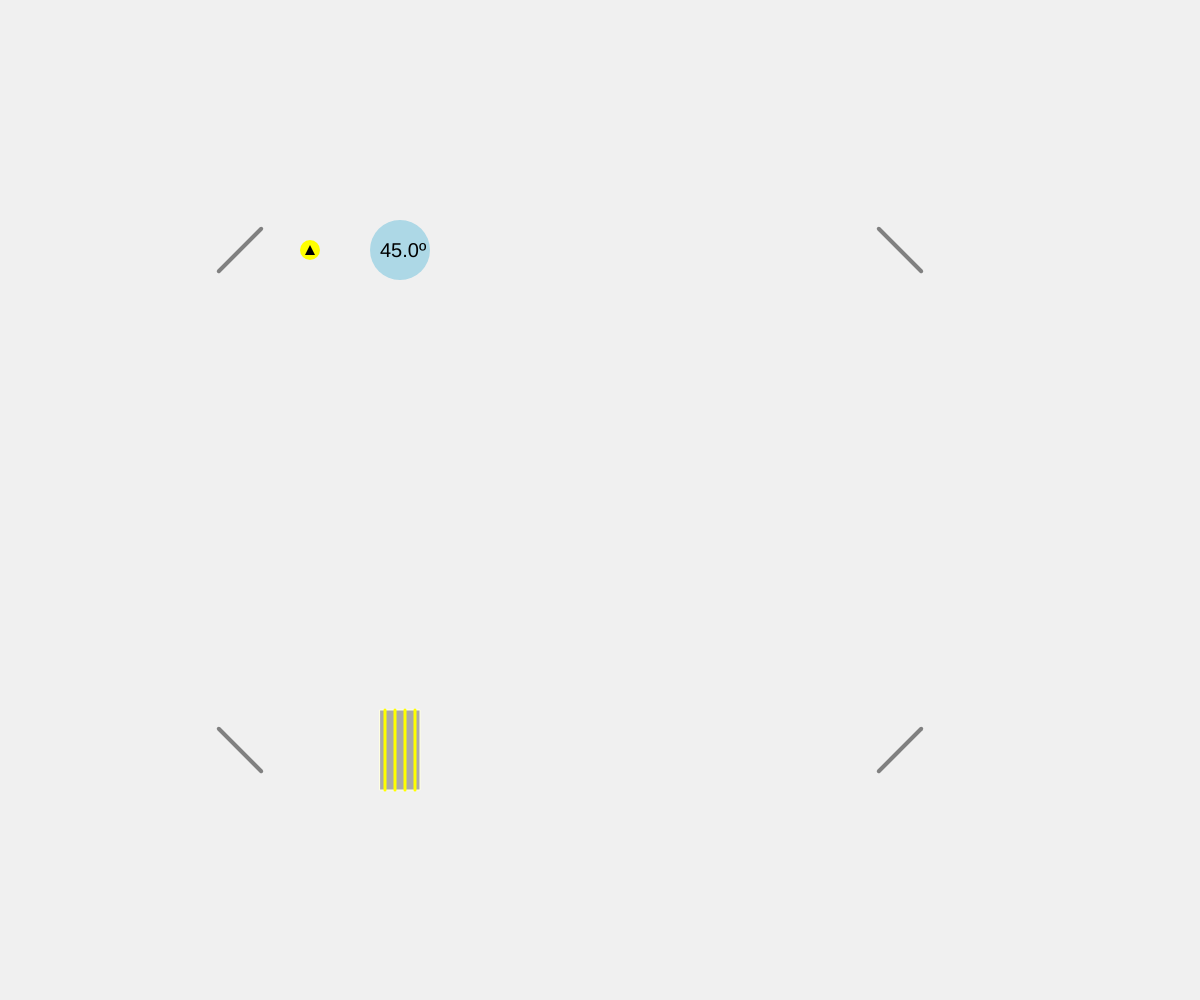
Frame 1 (no input)
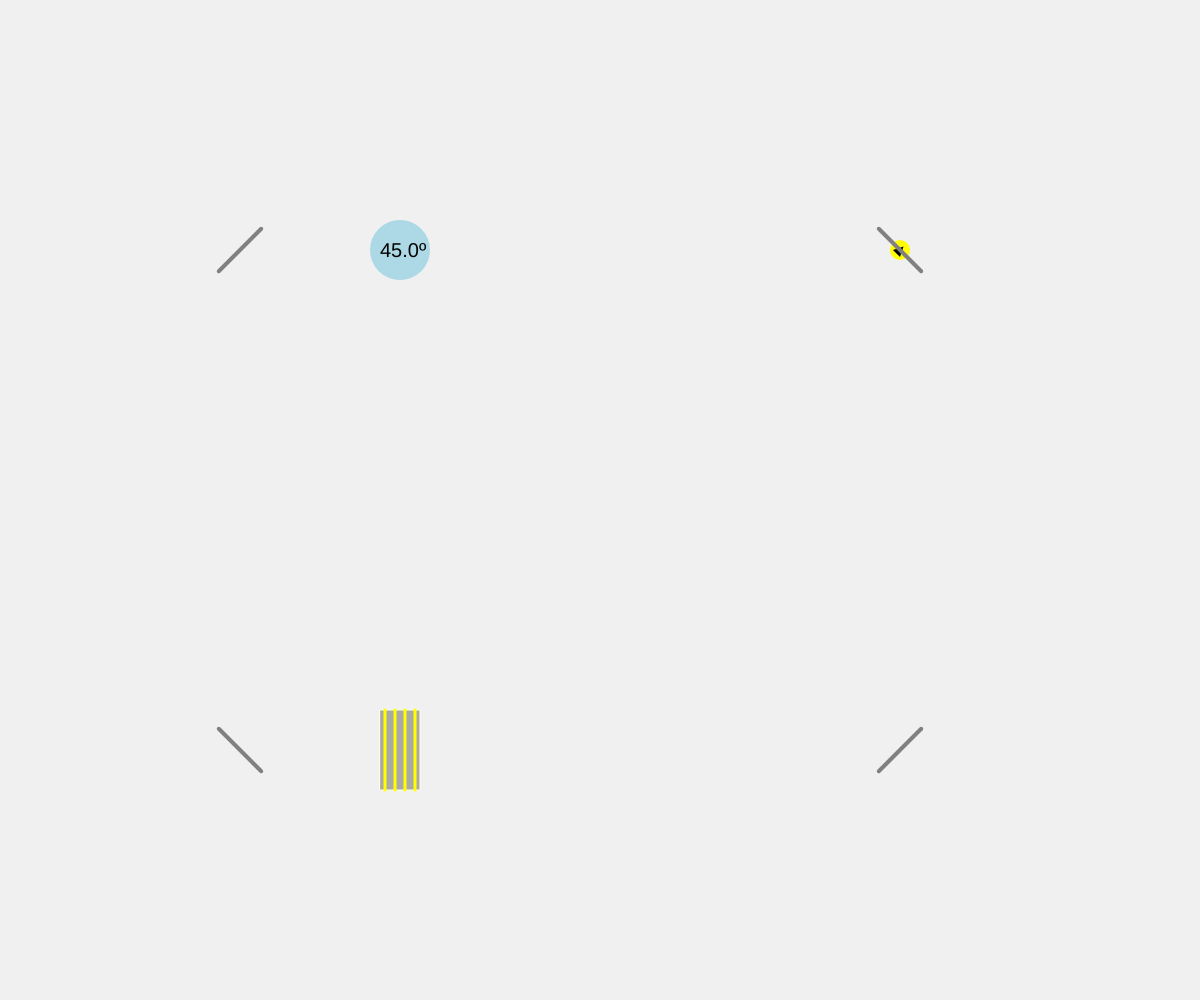
Frame 60 (no input)
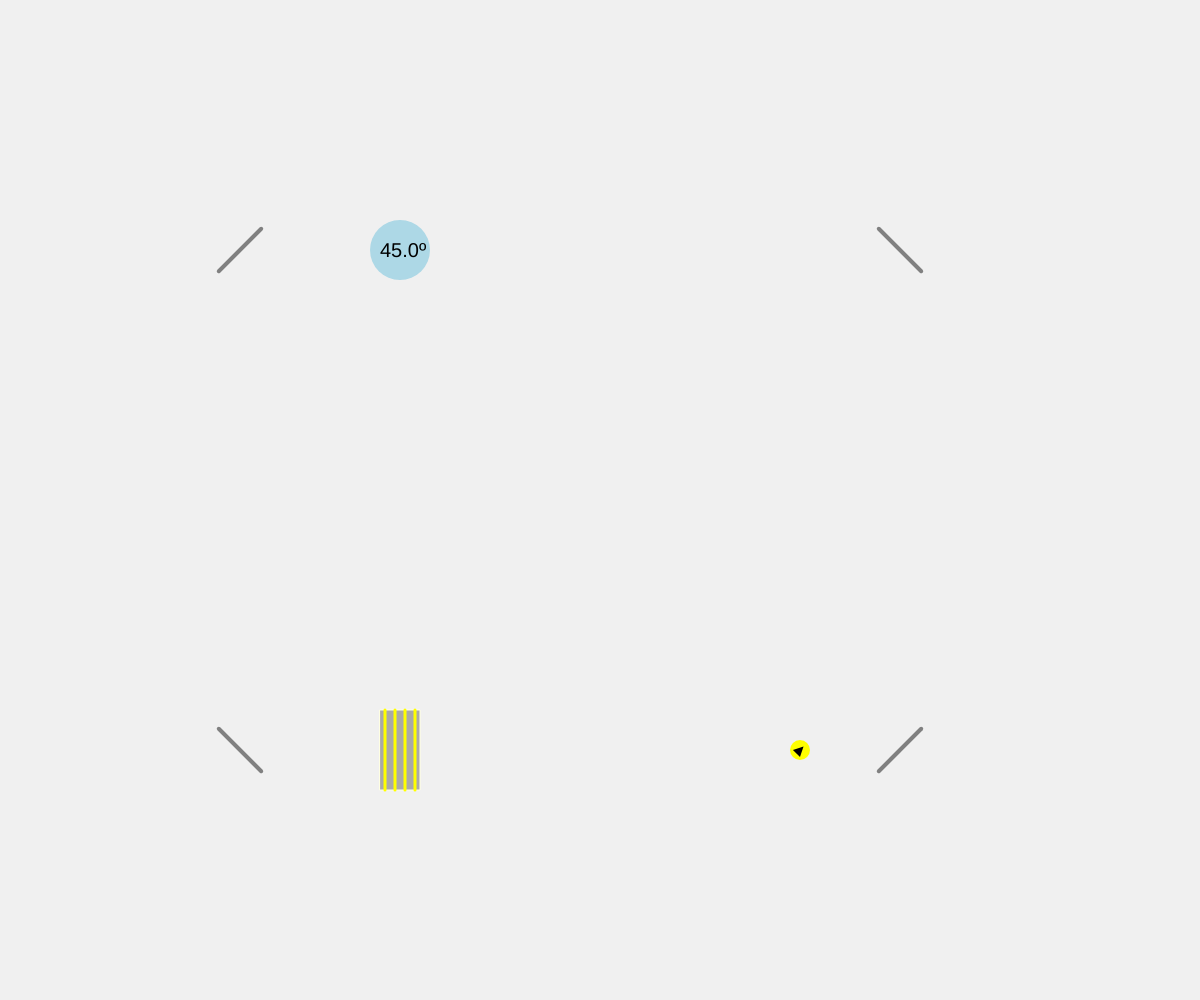
Frame 120 (the mouse pressed at the canvas centre since frame 60)

The p5.js sketch that drew these frames (run headless with seeded random() and noise() and a simulated clock; from frame 60 on, the mouse is pressed at the canvas centre):

// p5.js sketch
// ── sketch.js
let photons = [];
let filters = [];
let mirrors = [];
let waveplates = [];
let beamsplitters = [];

let standard_basis = [];

const SPEED = 10;

function setup() {
  createCanvas(windowWidth, windowHeight);
  angleMode(RADIANS);
  noStroke();

  standard_basis.push(createVector(1, 0));
  standard_basis.push(createVector(0, 1));

  initializeDraft();
}

function draw() {
  background(240);

  photons = photons.filter((p) => !p.absorbed);

  if (photons.length <= 0) {
    photons.push(new Photon(createVector(width/4, height/4), createVector(1, 0), createVector(1, 0)));
  }

  photons.forEach((p) => {
    p.update();
    p.draw();
  });

  filters.forEach((f) => {
    f.draw();
  });

  mirrors.forEach((m) => {
    m.draw();
  });

  waveplates.forEach((w) => {
    w.draw();
  });

  beamsplitters.forEach((b) => {
    b.draw();
  });
}

function initializeDraft() {

  photons.push(new Photon(createVector(width/4, height/4), createVector(1,0), createVector(1, 0)));
  waveplates.push(new Waveplate(createVector(width/3, height/4), PI/4));

  mirrors.push(new Mirror(createVector(3*width/4, height / 4), -PI/4));
  mirrors.push(new Mirror(createVector(3*width/4, 3*height / 4), PI/4));

  filters.push(new Filter(createVector(width/3, 3*height/4), createVector(1,0)))

  mirrors.push(new Mirror(createVector(width/5, 3*height / 4), -PI/4));
  mirrors.push(new Mirror(createVector(width/5, height / 4), PI/4));
}

// class Photon {
//   constructor() {
//     this.superpositions = [];
//   }
// }

class Photon {
  constructor(position, amplitudes, direction) {
    this.position = position
    this.amplitudes = amplitudes;
    this.direction = direction.mult(SPEED);
    this.rotation = atan2(this.amplitudes.y, this.amplitudes.x);;
    this.absorbed = false;
  }

  draw() {
    fill('yellow')
    circle(this.position.x, this.position.y, 20);
    
    push();
    translate(this.position.x, this.position.y);
    rotate(this.rotation);
    fill('black');
    triangle(-5, 5, 5, 5, 0, -5);
    pop();
  }

  update() {
    if (this.position.x > width) {
      this.position.x = 0;
    } else if (this.position.x < 0) {
      this.position.x = width;
    } else if (this.position.y > height) {
      this.position.y = 0;
    } else if (this.position.y < 0) {
      this.position.y = height;
    } else {
      this.position.add(this.direction);
    }

    filters.forEach((f) => {
      if (p5.Vector.dist(f.position, this.position) < SPEED) {
        [this.absorbed, this.amplitudes] = measure(this, f);
        this.rotation = atan2(this.amplitudes.y, this.amplitudes.x);
      }
    });

    mirrors.forEach((m) => {
      const distance = p5.Vector.dist(m.position, this.position);
    
      if (distance < SPEED) {
        const normal = p5.Vector.fromAngle(m.angle).normalize();

        const dotProduct = this.direction.dot(normal);
        const reflection = this.direction.sub(p5.Vector.mult(normal, 2 * dotProduct));
    
        this.direction = reflection.normalize().mult(SPEED);
      }
    });

    waveplates.forEach((w) => {
      if (p5.Vector.dist(w.position, this.position) < SPEED/2) {
        this.rotation += w.angle;
        this.amplitudes = p5.Vector.fromAngle(this.rotation);
      }
    });

    // beamsplitters.forEach((b) => {
    //   if (p5.Vector.dist(b.position, this.position) < 1) {
    //     // create two new superpositions
    //     const new_pos = this.position;
    //     const new_direction = 0;
    //     const new_amplitudes = this.amplitudes;
    //     const new_rotation = this.rotation;

    //     photons.push(new Photon())

    //   }
    // })

  }
}

class Beamsplitter {
  constructor(position) {
    this.position = position;
  }

  draw() {
    stroke('black')
    push();
    translate(this.position.x, this.position.y);
    rect(-20, -20, 40, 40);
    // line from top left to bottom right
    line(-20, -20, 20, 20);
    pop();

    noStroke();
  }
}

class Mirror {
  constructor(position, angle) {
    this.position = position;
    this.angle = angle;
  }

  draw() {

    push();
    stroke('grey');
    strokeWeight(4);
    translate(this.position.x, this.position.y);
    rotate(-this.angle);
    line(-30, 0, 30, 0);
    pop();
  }
}

class Waveplate {
  constructor(position, angle) {
    this.position = position;
    this.angle = angle;
    this.text = nf(degrees(this.angle), 1, 1);
  }

  draw() {

    push();
    fill('lightblue');
    translate(this.position.x, this.position.y);
    circle(0, 0, 60);
    textSize(20);
    fill('black');
    text(concat(this.text, "º"), -20, 7);
    pop();

  }
}

class Filter {
  constructor(position, polarization) {
    this.position = position;
    this.polarization = polarization; // measurement basis as a normalized vector
  }

  draw() {
 
    push();
    translate(this.position.x, this.position.y);
    fill('darkgrey');
    stroke('lightyellow')
    rect(-20, -40, 40, 80);

    stroke('yellow');
    strokeWeight(3);

    if (this.polarization.x === 1 & this.polarization.y === 0) {
      line(-5, -40, -5, 40);
      line(5, -40, 5, 40);
      line(-15, -40, -15, 40);
      line(15, -40, 15, 40);
    } else if (this.polarization.x === 0 & this.polarization.y === 1) {
      line(-10, -10, 10, -10);
      line(-10, 10, 10, 10);
    }

    noStroke();
    pop();

  }
}

function measure(photon, filter) {

  if (!(filter.polarization instanceof p5.Vector)) {
    print("Error: filter.polarization is not a p5.Vector");
    print(filter.polarization);
  }

  // Calculate the probability of passing through the filter
  let projection = p5.Vector.dot(photon.amplitudes, filter.polarization);
  let probability = projection ** 2;
  print(probability);

  // Determine if photon passes or is absorbed
  if (random() < probability) {
    return [false, filter.polarization.copy()];
  } else {
    return [true, createVector(1, 0)];
  }
}

function keyPressed() {
  if (key === "p") {
    if (isLooping()) {
      noLoop();
    } else {
      loop();
    }
  } else if (key === "r") {
    photons.forEach((p) => {
      p.amplitudes = p5.Vector.fromAngle(random(0, TWO_PI));
      p.rotation = atan2(p.amplitudes.y, p.amplitudes.x);
    })
  }
}
